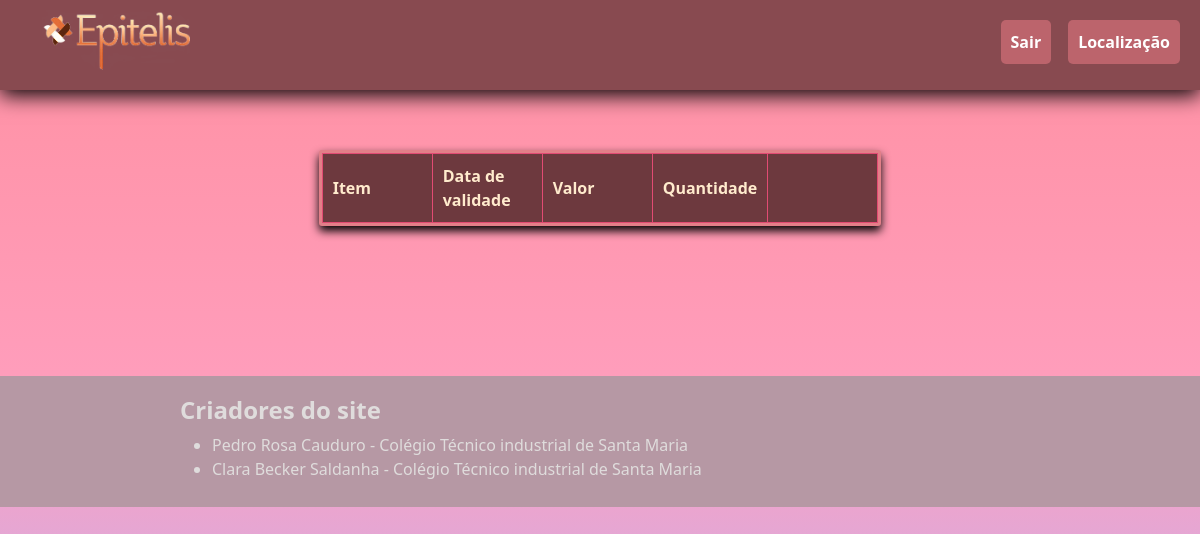
Page /estoqueADM.php (signed in) on the earlier database version.
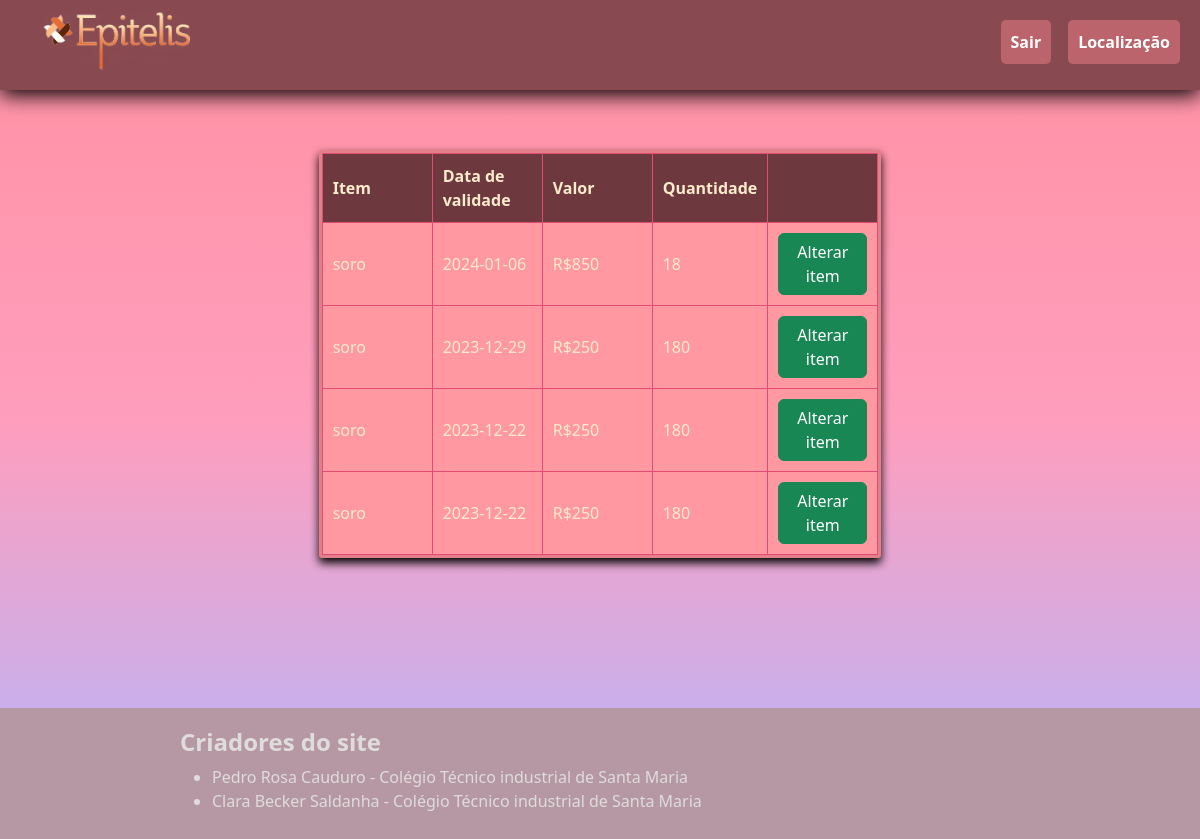
Same page on the later database version.
### tables this page shows
CREATE TABLE item (
  id int NOT NULL AUTO_INCREMENT,
  nome varchar(100) NOT NULL,
  data_validade date NOT NULL,
  reutilizavel char(1) NOT NULL,
  valor float NOT NULL,
  Quantidade int NOT NULL,
  PRIMARY KEY (id));

### controller/procurarControlle.php (called while the page is built, shortened)
<?php
function loadItem() {
    require_once './model/itemModel.php';
    $item = new itemModel();
    $itemList = $item->loadItem();
    return $itemList;
}

### model/itemModel.php (called while the page is built, shortened)
<?php
require_once 'conexaoMysql.php';
class itemModel {
    public function loadItem() {
        $db = new ConexaoMysql();
        $db->Conectar();
        $sql = 'SELECT * FROM item';
        $resultList = $db->Consultar($sql);
        return $resultList;
    }
}

### model/conexaoMysql.php (called while the page is built, shortened)
<?php
class ConexaoMysql {
    protected $mysqli;
    protected $server = '127.0.0.1';
    protected $user = 'root';
    protected $pass = 'pedropedro01';
    protected $dataBase = 'epitelis';
    public function Conectar(){
        $this->mysqli = new mysqli($this->server, $this->user, $this->pass, $this->dataBase);
        $this->mysqli->set_charset('utf8');
    }
    public function Consultar($sql){
        try {
            if ($result = $this->mysqli->query($sql)){
                return $result;
            } else {
                $this->total = 0;
                return null;
            }
        } catch (Exception $exc) {
            $this->Desconectar();
        }
    }
}

### estoqueADM.php (the view, shortened to what this page needs)
<?php
require_once './shared/header.php';
?>
<div class="tabela">
    <table>
        <tr>
            <th class="tabelaitens">Item</th>
            <th class="tabelaitens">Data de validade</th>
            <th class="tabelaitens">Valor</th>
            <th class="tabelaitens">Quantidade</th>
            <th class="tabelaitens"></th>
        </tr>
        <?php
        require_once './controller/procurarControlle.php';
        $itemList = loadItem();
        foreach ($itemList as $item) {
            echo '<tr>';
            echo '<td class="tabelaitens">';
            echo $item['nome'];
            echo '</td>';
            echo '<td class="tabelaitens">';
            echo $item['data_validade'];
            echo '</td>';
            echo '<td class="tabelaitens">';
            echo 'R$' . $item['valor'] . '';
            echo '</td>';
            echo '<td class="tabelaitens">';
            echo $item['Quantidade'];
            echo '</td>';
            echo '<td class="tabelaitens">';
                echo '<a class="btn btn-success" href="ItemADM.php?'
                . 'cod=update&&id=' . $item['id'] .'">Alterar item</a>';
                echo '</td>';
            echo '</tr>';
        }
        ?>
    </table>
</div>
<?php
require_once './shared/footer.php';
?>

### shared/header.php (shortened to what this page needs)
<!DOCTYPE html>
<html>
    <head>
        <link href="css/bootstrap.min.css" rel="stylesheet" type="text/css"/>
        <link href="css/jquery.dataTables.min.css" rel="stylesheet" type="text/css"/>
        <link rel="stylesheet" href="css/sidebar.css">
        <link rel="stylesheet" href="./css/estilo.css">
    </head>
    <body>
        <header>
            <div>
                <div class="content">
                    <a href="index.php"><img src="img/logo.png" class="logo img"></a>
                </div>
            </div>
            <ul class="menu">
                <?php
                if (empty($_SESSION)) {
                    echo '<li><a href="login.php"><b>Entrar</b></a></li>';
                } else {
                    echo '<li><a href="./controller/logoutController.php?cod=logout"><b>Sair</b></a></li>';
                }
                ?>
                <li><a href="local.php"><b>Localização</b></a></li>
            </ul>
        </header>

### shared/footer.php (shortened to what this page needs)
<div class="footer">
    <h4><b>Criadores do site</b></h4>
    <ul>
        <li>
            Pedro Rosa Cauduro - Colégio Técnico industrial de Santa Maria
        </li>
        <li>
            Clara Becker Saldanha - Colégio Técnico industrial de Santa Maria
        </li>
    </ul>
</div>
</body>
</html>

### css/sidebar.css (style rules this page uses)
div .content { display: flex; }

### css/estilo.css (style rules this page uses)
* { padding: 0; margin: 0; box-sizing: border-box; }
body { width: 100%; height: 100vh; z-index:4; overflow-x: hidden; background-image: linear-gradient(to bottom, rgba(255, 144, 161), rgba(255, 158, 189), rgb(179, 183, 255)); background-size: cover; background-attachment: fixed; }
.img { width: 100%; height: 100%; margin: 0; padding: 0; filter: contrast(1.4) brightness(1.3) sepia(0.33); }
header { margin-top: 0; box-shadow: 0px 5px 20px #000; justify-content: space-between; display: flex; width: 100%; height: 90px; padding: 10px; background-color: #884a50; }
.footer { bottom: 0; color: #dfdcdc; padding-top: 20px; padding-bottom: 10px; padding-left: 15%; width: 100%; min-height: 50px; height: fit-content; background-color: rgb(182, 152, 164); }
.footer li { text-decoration: none; }
.menu { list-style: none; display: flex; padding: 10px; font-size: bold; }
.menu li a { text-decoration: none; color: #ffffff; display: block; margin-left: 17px; padding: 10px; border-radius: 5px; background-color: #bc646c; transition: 0.5s; }
.logo { width: 150px; height: 60px; margin-left: 30px; border-radius: 0%; }
table { color: blanchedalmond; }
.tabela { background-color: #ff98a0; margin: 30px auto 150px; width: fit-content; height: fit-content; border: 3px #e27f88; border-style: solid; border-radius: 3px; box-shadow: 0px 5px 10px 0px #000; }
.tabelaitens { border: 1px #e24b73 solid; padding: 10px; width: 110px; height: 60px; }
th { background-color: #6d393e; }

Differences in the rows shown:
added item: nome "soro", data_validade "2024-01-06", valor "850", Quantidade "18"
added item: nome "soro", data_validade "2023-12-29", valor "250", Quantidade "180"
added item: nome "soro", data_validade "2023-12-22", valor "250", Quantidade "180"
added item: nome "soro", data_validade "2023-12-22", valor "250", Quantidade "180"
